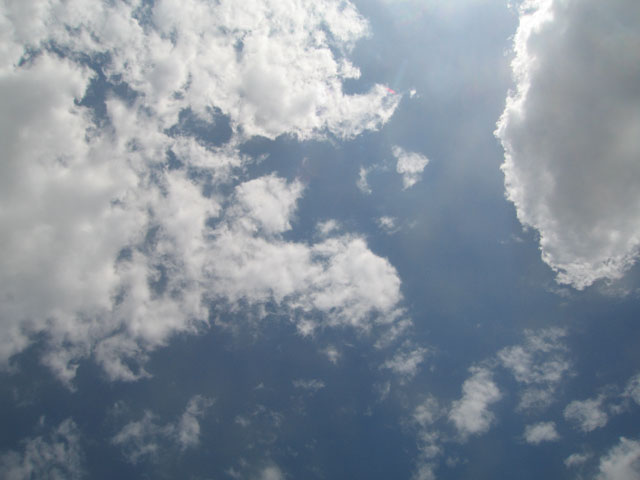
#> input picture affine_hdd/data/clouds/Clouds-640x480-1.jpg, 640 x 480 px, given in place of Clouds-640x480-1.jpg-1_aff_applied.png, which was not available
$ python Find-Cloud-2Images-FFT-Quant.py ../affine_hdd/data/clouds/Clouds-640x480-1.jpg   (Python 2 division)   (older library calls are emulated)
#> lines starting #> are read from the running program, lines starting #| are printed output that depends on the picture; long printed decimals are rounded; pictures that were not available may be replaced by others from this repository, and a replacement may not be noted
# coding: utf-8
import numpy as np
from PIL import Image
from time import time
import sys

start_time = time()

np.set_printoptions(precision=4)


BIG_WIDTH = 3072

# typical Other settings:
settings = [17, 0.5, 62, 5, 64, 200]

base = settings[0]
base_err = settings[1]
viewangle_x = settings[2] # in degrees
viewangle_x_err = settings[3] # in degrees
num_shades = int(settings[4])
min_height = settings[5]

resolution_x = BIG_WIDTH
viewangle = np.pi * viewangle_x / 180.0


# g === area (big image) -- from RIGHT img (#2)
# f === fragment -- from LEFT img (#1)
date = sys.argv[1]

f = Image.open("img/" + date + "-1_aff_applied.png").convert('L')
g = Image.open("img/" + date + "-2_aff_applied.png").convert('L')
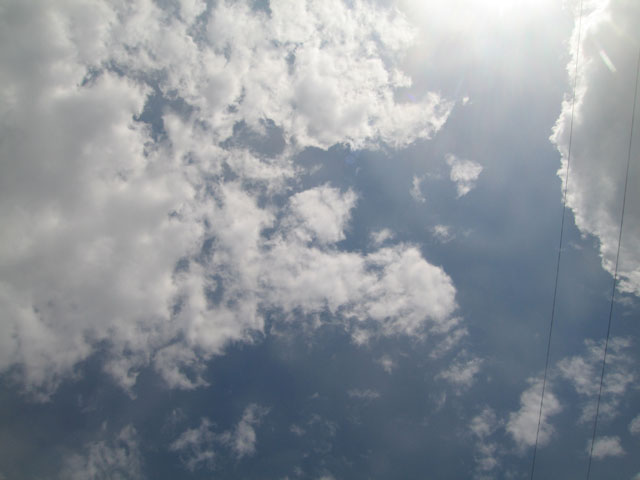
#> input picture affine_hdd/data/clouds/Clouds-640x480-2.jpg, 640 x 480 px, given in place of Clouds-640x480-1.jpg-2_aff_applied.png, which was not available

f = f.convert("P", palette=Image.ADAPTIVE, colors=num_shades)
#> f: PIL image 640x480 P
g = g.convert("P", palette=Image.ADAPTIVE, colors=num_shades)
#> g: PIL image 640x480 P


# Get fragment from left image
wf = 150
hf = 150

xf = np.random.randint(f.width / 4.0, 3 * f.width / 4.0)
#> xf = 332
yf = np.random.randint(f.height / 4.0, 3 * f.height / 4.0)
#> yf = 167

crop_box = (xf, yf, xf + wf, yf + hf)
#> crop_box = (332, 167, 482, 317)
f = f.crop(crop_box)
#> f: PIL image 150x150 P


# Create matrix of fragment
f_mat = np.asarray(f.getdata(), dtype=np.int).reshape(f.size[1], f.size[0])


# Flip matrix
f_mat = np.fliplr(f_mat)
f_mat = np.flipud(f_mat)
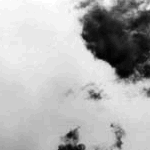
#> f_mat: shape (150, 150) int64; min 1, max 46, mean 32.4; drawn with min black and max white

print f.size
#| (150, 150)
print yf, xf
#| 167 332


# g === area (big image) -- from RIGHT img (#2)
# f === fragment -- from LEFT img (#1)


# mpd is Maximum Pixel Distance <--> Minimum cloud height(altitude)
mpd = base * resolution_x / (2 * np.tan(viewangle / 2.0) * min_height)
fac_x = 1; # reserve-coefficient
fac_y = 1.5; #reserve-coefficient

area_x = int(xf - fac_x * wf)
#> area_x = 182
area_y = int(yf - fac_y * hf)
#> area_y = -58
area_width = int(mpd + 2 * fac_x * wf)
area_height = int(2 * fac_y * hf)
print area_x, area_y
#| 182 -58
print area_width, area_height

# area to search on right image
g = g.crop( (area_x, area_y,
                        area_x + area_width, area_y + area_height) )
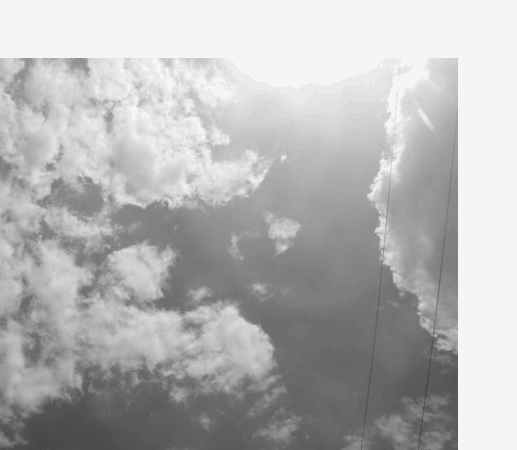
#> g: PIL image 517x450 P; min 70, max 245, mean 180.3

wg = area_width
hg = area_height
xg = area_x
#> xg = 182
yg = area_y
#> yg = -58


print g.size
#| (517, 450)
g_mat = np.asarray(g.getdata(), dtype=np.int).reshape(g.size[1], g.size[0])
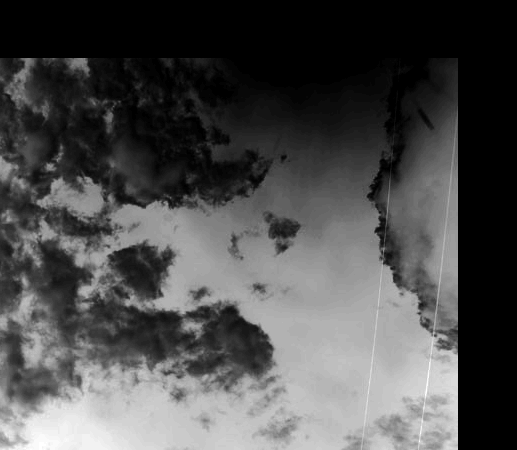
#> g_mat: shape (450, 517) int64; min 0, max 63, mean 19.2; drawn with min black and max white


# Seacrh algo starts here

# Create indicators of f
# of size == g.size
chi = np.zeros((num_shades, g.size[1], g.size[0]), dtype=bool)


# fill the indicators
for h in xrange(f.size[1]):
    for w in xrange(f.size[0]):
        color = f_mat[h, w]
        chi[color, h, w] = True


# chi_elems[i] === number of pixels that have color "i"
chi_elems = np.array( f.histogram() )
#> chi_elems = 256 values, max 2188 at index 42, min 0 at index 0, mean 87.89


fft_chi = np.fft.fft2(chi)
print 'fft_chi was calculated'
fft_g = np.fft.fft2(g_mat)


# Scalar product (g_frag, chi[i])
sp_g_frag_chi = np.zeros((num_shades, g.size[1] - hf, g.size[0] - wf))

for i in xrange(num_shades):
    if chi_elems[i] > 0:
        sp_g_frag_chi[i] = np.fft.ifft2(fft_g * fft_chi[i])[hf:, wf:]

print 'sp_g_frag_chi was calculated'


# || Projection of g_frag on f ||^2
norm_pr_gfrag_sqr = np.zeros((g.size[1] - hf, g.size[0] - wf))
for i in xrange(num_shades):
    if chi_elems[i] > 0:
        norm_pr_gfrag_sqr += sp_g_frag_chi[i] ** 2 / float(chi_elems[i])
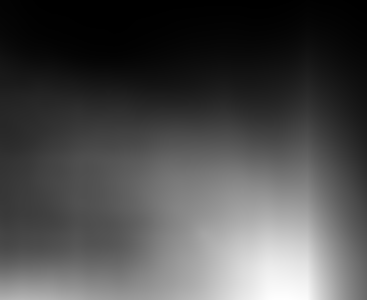
#> norm_pr_gfrag_sqr: shape (300, 367) float64; min 179019.5, max 45388938.5, mean 13698241.5; drawn with min black and max white


# chi_X -- const field of vision
# 1 1 1 0 0 ... 0
# 1 1 1 0 0 ... 0
# 1 1 1 0 0 ... 0
# 0 0 0 0 0 ... 0
# . . .
# 0 0 0 0 0 ... 0
chi_X = np.zeros((g.size[1], g.size[0]), dtype=bool)
chi_X[:hf, :wf] = np.ones((hf, wf))

print 'g_mat.min():', g_mat.min()
#| g_mat.min(): 0
print '(g_mat**2).min():', (g_mat**2).min()
#| (g_mat**2).min(): 0


# || g ||^2
fft_gsqr = np.fft.fft2(g_mat ** 2)
fft_chi_X = np.fft.fft2(chi_X)
norm_gfrag_sqr = np.fft.ifft2(fft_gsqr * fft_chi_X)[hf:, wf:].astype('float')


norm_E_gfrag_sqr = np.fft.ifft2(fft_g * fft_chi_X)[hf:, wf:].astype('float') ** 2 / (hf * wf)


numerator = norm_gfrag_sqr - norm_pr_gfrag_sqr
print 'numerator.min():', numerator.min()
#| numerator.min(): 74856.707


denominator = norm_pr_gfrag_sqr - norm_E_gfrag_sqr
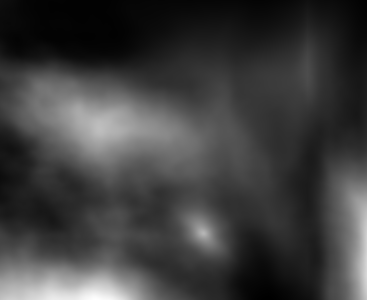
#> denominator: shape (300, 367) float64; min 31379, max 4129169.2, mean 1039079.4; drawn with min black and max white


tau = numerator / denominator
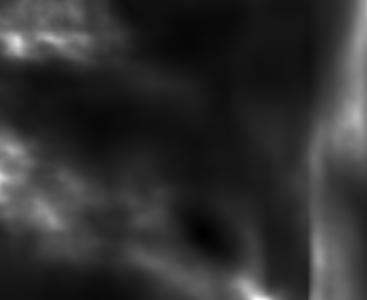
#> tau: shape (300, 367) float64; min 0.0255, max 11.77, mean 2.27; drawn with min black and max white


idx_min = tau.argmin()
#> idx_min = 85714
print idx_min
#| 85714
y_found = idx_min // tau.shape[1] + 1
#> y_found = 234
x_found = idx_min % tau.shape[1] + 1
#> x_found = 204

print 'idx_min:', idx_min
#| idx_min: 85714
print 'Left yf, xf:', yf, xf
#| Left yf, xf: 167 332
print 'Right y_found + yg, x_found + xg:', y_found + yg, x_found + xg
#| Right y_found + yg, x_found + xg: 176 386


# result x, y -- координаты кусочка, найденного в области поиска g
res_y, res_x = y_found + yg, x_found + xg
#> res_y = 176; res_x = 386


# Calculate altitude
x_pixel_distance = abs(res_x - xf)
#> x_pixel_distance = 54
viewangle = np.pi * viewangle_x / 180.0;
altitude = base * resolution_x / (2 * np.tan(viewangle / 2.0) * x_pixel_distance)
#> altitude = 804.8
resolution_x_err = 2; #pixels

err_distance = base_err * resolution_x / ( 2 * np.tan(viewangle / 2.0) * x_pixel_distance )
#> err_distance = 23.67

err_viewangle = (viewangle_x_err * np.pi / 180.0) * ( base * resolution_x / (4.0 * x_pixel_distance *
                                                                             (np.sin(viewangle / 2.0)) ** 2) )
#> err_viewangle = 79.54

err_resolution = resolution_x_err * base * resolution_x / ( 2 * np.tan(viewangle / 2.0) * (x_pixel_distance) ** 2 )
#> err_resolution = 29.81

total_error = np.sqrt( err_distance ** 2 + err_viewangle ** 2 + err_resolution ** 2 )
#> total_error = 88.18
ratio_error = total_error * 100.0 / altitude
#> ratio_error = 10.96


print "Search done"
print "Pixel distance:", x_pixel_distance
#| Pixel distance: 54
print "Altitude: %f +- %f meters (error is %f percent)" % (altitude,
        total_error, ratio_error)
#| Altitude: 804.772 +- 88.178 meters (error is 10.957 percent)

# (For brightness-altitude correlation)
# Integral brightness of fragment === sum of all pixel values
# in fragment
integral_brightness = f_mat.sum()
#> integral_brightness = 729034
print 'integral_brightness:', integral_brightness
#| integral_brightness: 729034


with open('results/' + date + '.txt', mode='a') as f:
    s = str(x_pixel_distance) + ' ' + str(altitude) + ' ' + \
        str(total_error) + ' ' + str(integral_brightness) + '\n'
    f.write(s)


print "Script running time:", time() - start_time
